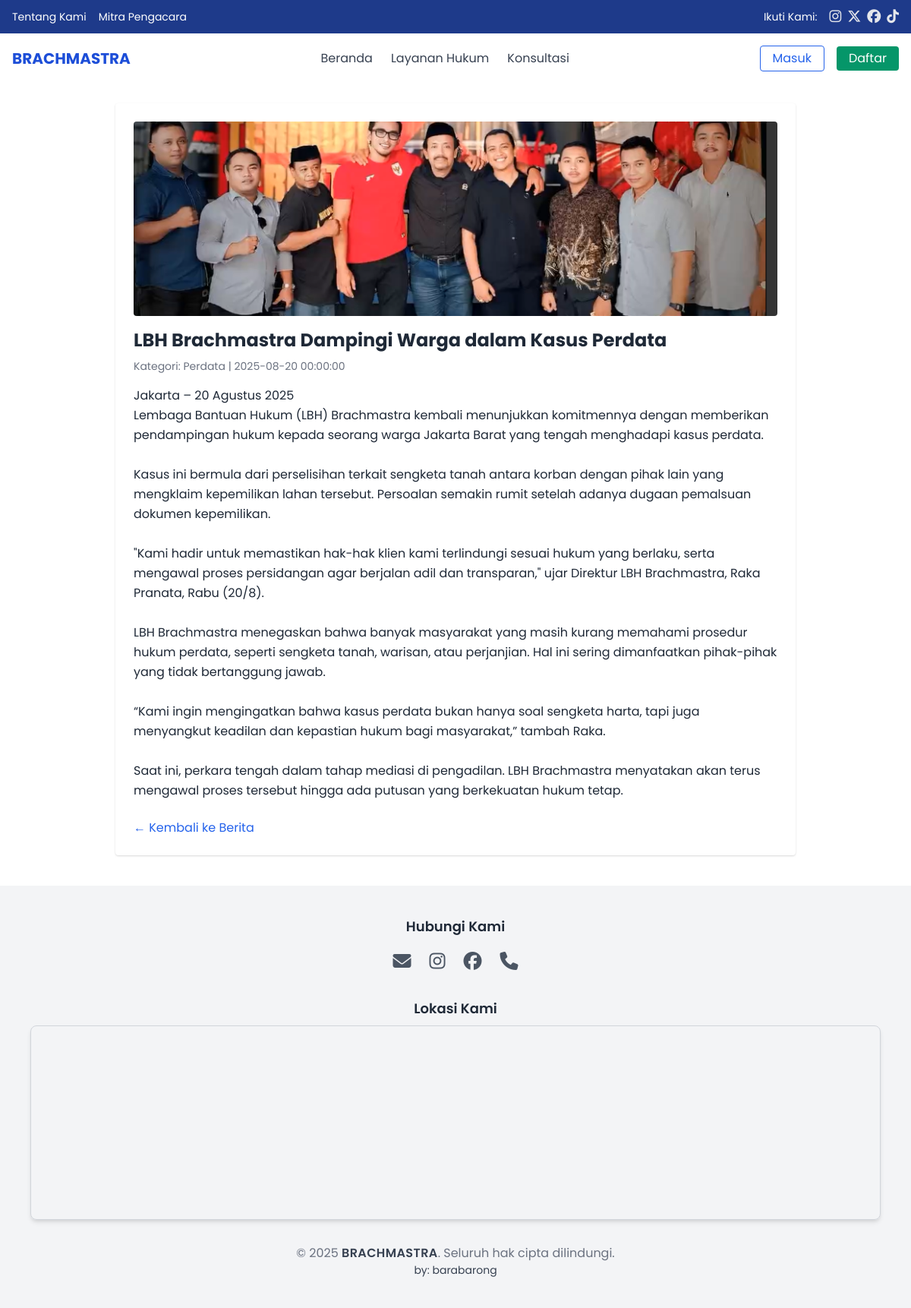
Screenshot of /detail-berita.php?id=9&from=perdata with the database file from the repository.
### tables this page shows
CREATE TABLE `berita` (
  `id` int NOT NULL,
  `judul` varchar(255) NOT NULL,
  `isi` text NOT NULL,
  `gambar` varchar(255) NOT NULL,
  `kategori` varchar(50) NOT NULL,
  `tanggal` datetime DEFAULT CURRENT_TIMESTAMP
);

### detail-berita.php (the view, shortened to what this page needs)
<?php
$conn = new mysqli("localhost", "root", "", "brachmastra");
$id = (int) $_GET['id'];
$result = $conn->query("SELECT * FROM berita WHERE id = $id");
$berita = $result->fetch_assoc();
$from = isset($_GET['from']) ? $_GET['from'] : $berita['kategori'];
switch ($from) {
    case 'perdata':
        $backLink = "jalurhukum/perdata/berita-perdata.php";
        break;
}
?>
<?php include 'includes/header.php'; ?>
<div class="max-w-4xl mx-auto p-6 bg-white shadow rounded mt-6">
    <?php if (!empty($berita['gambar'])): ?>
        <img src="uploads/<?php echo $berita['gambar']; ?>"
             alt="Gambar Berita"
             class="w-full h-64 object-cover rounded mb-4">
    <?php endif; ?>
    <h1 class="text-2xl font-bold mb-2"><?php echo htmlspecialchars($berita['judul']); ?></h1>
    <p class="text-sm text-gray-500 mb-4">
        Kategori: <?php echo ucfirst($berita['kategori']); ?> | <?php echo $berita['tanggal']; ?>
    </p>
    <div class="text-gray-800 leading-relaxed">
        <?php echo nl2br(htmlspecialchars($berita['isi'])); ?>
    </div>
    <div class="mt-6">
        <a href="<?php echo $backLink; ?>" class="text-blue-600 hover:underline">← Kembali ke Berita</a>
    </div>
</div>
<?php include 'includes/footer.php'; ?>

### includes/header.php (style rules this page uses)
body { font-family: 'Poppins', sans-serif; }

### rows the page displays
berita: gambar (picture), judul "LBH Brachmastra Dampingi Warga dalam Kasus Perdata", kategori "Perdata", tanggal "2025-08-20 00:00:00", isi "Jakarta – 20 Agustus 2025 Lembaga Bantuan Hukum (LBH) Brachmastra kembali menunjukkan komitmennya dengan memberikan pendampingan hukum kepada seorang warga Jakarta Barat yang tengah menghadapi kasus perdata. Kasus ini bermula dari perselisihan terkait sengketa tanah antara korban dengan pihak lain yang mengklaim kepemilikan lahan tersebut. Persoalan semakin rumit setelah adanya dugaan pemalsuan dokumen kepemilikan. \"Kami hadir untuk memastikan hak-hak klien kami terlindungi sesuai hukum yang berlaku, serta mengawal proses persidangan agar berjalan adil dan transparan,\" ujar Direktur LBH Brachmastra, Raka Pranata, Rabu (20/8). LBH Brachmastra menegaskan bahwa banyak masyarakat yang masih…"
